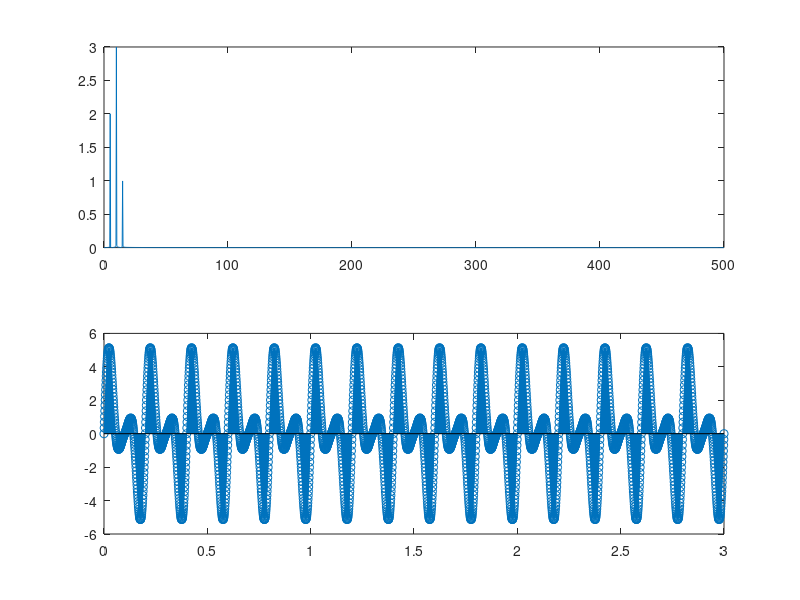

Here is the MATLAB script that generated this plot:
Te = 0.001;
t = 0:Te:3;

%generarea unui semnal
x = 2*sin(2*pi*5*t)+3*sin(2*pi*10*t)+1*sin(2*pi*15*t);
%determinarea spectrului Fouriei
N = length(x);
fe = 1/Te;
X = fft(x);
Xabs = abs(X)/(N/2);
magX = Xabs(1,1:N/2+1);
f = [0:N/2]*fe/N;
subplot(2,1,1);
plot(f,magX)
%reconstructia semnalului in domeniul timpului folosind soctrul Fourie
xx = ifft(X);
subplot(2,1,2);
% plot(t,xx)
stem(t,xx)
